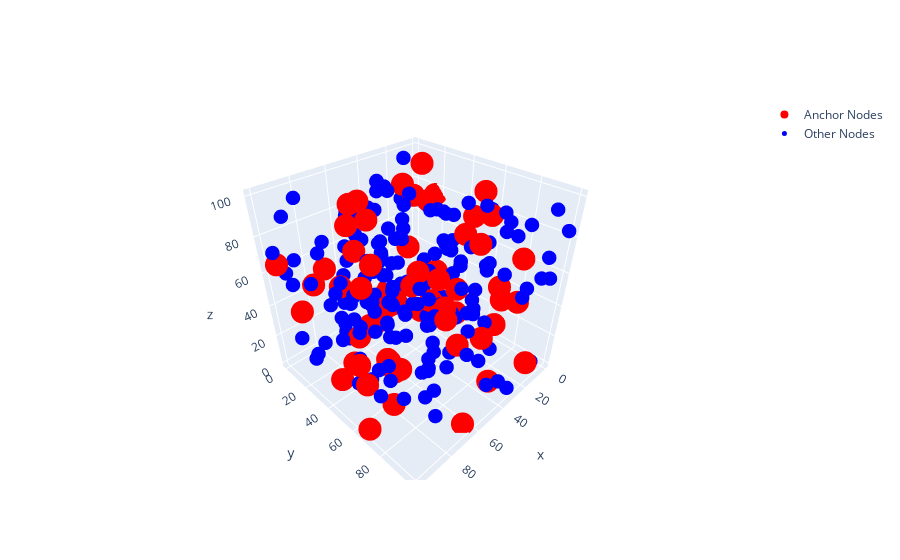

The cell this chart's notebook holds for it:
### Code cell
class Node3D:
    """
        
    """
    def __init__(self):
        self.id = None
        self.x_coord = None
        self.y_coord = None
        self.z_coord = None
        self.isAnchor = 0
        self.unreliability = math.inf
        self.x_estimated = None
        self.y_estimated = None
        self.z_estimated = None
        self.neighbours = []
        self.distances = []
        self.estimated = False

    def euclideanDistance(self, node):
        x1 = self.x_coord
        y1 = self.y_coord
        z1 = self.z_coord
        x2 = node.x_coord
        y2 = node.y_coord
        z2 = node.z_coord
        
        result = math.sqrt(math.pow(x2 - x1, 2) + math.pow(y2 - y1, 2) + math.pow(z2 - z1, 2))
        return result
    
    def minUnreliability(self, node):
        if self.unreliability <= node.unreliability:
            return -1
        else:
            return 0

    def getAnchorNeighbours(self):
        anchors = []
        for neighbour in self.neighbours:
            if neighbour.isAnchor > 0:
                anchors.append(neighbour)
        return anchors
    
    def getErrorOfEstimation(self):
        x_diff = math.pow(self.x_estimated - self.x_coord, 2)
        y_diff = math.pow(self.y_estimated - self.y_coord, 2)
        z_diff = math.pow(self.z_estimated - self.z_coord, 2)
        error = math.sqrt( x_diff + y_diff + z_diff)
        return error

    def estimateLocation(self, cycles, heuristic=1, r=10):
        if self.estimated == True:
            return False
        if heuristic == 1:
            #print("Heuristic 1")
            return self.estimateLocation1(cycles, r)
        elif heuristic == 2:
            #print("Heuristic 2")
            return self.estimateLocation2(cycles, r)
        else:
            pass
            
    def __str__(self):
        return "id = " + str(self.id) + "\n" + \
               "\tx = " + str(self.x_coord) + ", y = " + str(self.y_coord) + "\n" + \
               "\tisAnchor = " + str(self.isAnchor) + "\n" + \
               "\tunreliability = " + str(self.unreliability) + "\n" + \
               "\tx_estimated = " + str(self.x_estimated) + ", y = " + str(self.y_estimated) + "\n" + \
               "\tNeighbours: " + str([n.id for n in self.neighbours]) + "\n"

    
    def estimateLocation1(self, cycles, r):
        self.neighbours.sort(key=lambda neighbour: self.euclideanDistance(neighbour))
        anchors = self.getAnchorNeighbours()
        if len(anchors) < 4:
            return False
        else:
            neighbour1 = anchors[0]
            neighbour2 = anchors[1]
            neighbour3 = anchors[2]
            neighbour4 = anchors[3]

            rand = np.random.randint(0, 10)  # to simulate the incorrect distance measured
            noise = None
            if (rand < 5):
                noise = 1 - r / 100.0
            else:
                noise = 1 + r / 100.0

            r1 = self.euclideanDistance(neighbour1) * noise
            r2 = self.euclideanDistance(neighbour2) * noise
            r3 = self.euclideanDistance(neighbour3) * noise
            r4 = self.euclideanDistance(neighbour4) * noise

            pt_a = [neighbour1.x_coord, neighbour1.y_coord, neighbour1.z_coord, r1]
            pt_b = [neighbour2.x_coord, neighbour2.y_coord, neighbour2.z_coord, r2]
            pt_c = [neighbour3.x_coord, neighbour3.y_coord, neighbour3.z_coord, r3]
            pt_d = [neighbour4.x_coord, neighbour4.y_coord, neighbour4.z_coord, r4]
            
            distances = [pt_a, pt_b, pt_c, pt_d]
            
            result = trilaterate3D(distances)

            self.estimated = True
            
            self.x_estimated = result[0]
            self.y_estimated = result[1]
            self.z_estimated = result[2]
            
            self.isAnchor = cycles + 1
            self.unreliability = neighbour1.unreliability + neighbour2.unreliability + neighbour3.unreliability + 1
            
            return True
    
    def estimateLocation2(self, cycles, r):
        self.neighbours.sort(key=lambda neighbour: self.minUnreliability(neighbour))
        anchors = self.getAnchorNeighbours()
        if len(anchors) < 4:
            return False
        else:
            neighbour1 = anchors[0]
            neighbour2 = anchors[1]
            neighbour3 = anchors[2]
            neighbour4 = anchors[3]

            rand = np.random.randint(0, 10)  # to simulate the incorrect distance measured
            noise = None
            if (rand < 5):
                noise = 1 - r / 100.0
            else:
                noise = 1 + r / 100.0

            r1 = self.euclideanDistance(neighbour1) * noise
            r2 = self.euclideanDistance(neighbour2) * noise
            r3 = self.euclideanDistance(neighbour3) * noise
            r4 = self.euclideanDistance(neighbour4) * noise
            
            pt_a = [neighbour1.x_coord, neighbour1.y_coord, neighbour1.z_coord, r1]
            pt_b = [neighbour2.x_coord, neighbour2.y_coord, neighbour2.z_coord, r2]
            pt_c = [neighbour3.x_coord, neighbour3.y_coord, neighbour3.z_coord, r3]
            pt_d = [neighbour4.x_coord, neighbour4.y_coord, neighbour4.z_coord, r4]

            distances = [pt_a, pt_b, pt_c, pt_d]
            
            result = trilaterate3D(distances)

            self.estimated = True
            self.x_estimated = result[0]
            self.y_estimated = result[1]
            self.z_estimated = result[2]
            
            self.isAnchor = cycles + 1
            self.unreliability = neighbour1.unreliability + neighbour2.unreliability + neighbour3.unreliability + 1
            
            return True
    
    
def generateNodes(N, L, R, r, f):
    nodes = dict()
    coordinates = [(float(x) * L, float(y) * L, float(z) * L) for x, y, z in np.random.rand(N, 3)]
    # print(coordinates)
    anchorNodesNumber = int(f / 100 * N)
    for id in range(N):
        node = Node3D()
        node.id = id
        x = coordinates[id][0]
        y = coordinates[id][1]
        z = coordinates[id][2]
        
        node.x_coord = x
        node.y_coord = y
        node.z_coord = z
        
        if id < anchorNodesNumber:
            node.isAnchor = 1
            node.unreliability = 0
            node.x_estimated = node.x_coord
            node.y_estimated = node.y_coord
            node.z_estimated = node.z_coord
            
            node.estimated = True
            
        nodes[id] = node
    return nodes


def plot(nodes, N, L, f):
    anchorNodesNumber = int(f / 100 * N)
    x_anchorNodes = [nodes[i].x_coord for i in range(anchorNodesNumber)]
    y_anchorNodes = [nodes[i].y_coord for i in range(anchorNodesNumber)]
    z_anchorNodes = [nodes[i].z_coord for i in range(anchorNodesNumber)]

    x_other = [nodes[i].x_coord for i in range(anchorNodesNumber + 1, len(nodes))]
    y_other = [nodes[i].y_coord for i in range(anchorNodesNumber + 1, len(nodes))]
    z_other = [nodes[i].z_coord for i in range(anchorNodesNumber + 1, len(nodes))]
    
    anchorNodes = go.Scatter3d(
        x = x_anchorNodes,
        y = y_anchorNodes,
        z = z_anchorNodes,
        mode = "markers",
        marker = dict(
            color = "red", 
            size = 8
        ),
        name = "Anchor Nodes"
    )
    otherNodes = go.Scatter3d(
        x = x_other,
        y = y_other,
        z = z_other,
        mode = "markers",
        marker = dict(
            color = "blue", 
            size = 5
        ),
        name = "Other Nodes"
    )
    
    data = [anchorNodes, otherNodes]

    iplot(data)


def findNeighbours(nodes, R):
    for id in range(len(nodes.keys())):
        neighbours = []
        distances = []
        for id2 in range(len(nodes.keys())):
            if (id == id2):
                continue
            distance = nodes[id].euclideanDistance(nodes[id2])
            if (distance < R):
                neighbours.append(nodes[id2])
                distances.append(distance)
        nodes[id].neighbours = neighbours
        nodes[id].distances = distances
    return nodes



"""
    generateNodes(N, L, R, r, f)
"""
nodes = generateNodes(250, 100, 0, 0, 25)
plot(nodes, 250, 100, 25)


"""
    findNeighbours(nodes, R)
"""
nodes = findNeighbours(nodes, 60)

### Figure 1 — Plotly figure (JSON) as saved in the notebook; plotly's stock layout.template omitted (floating-point values rounded to 4 significant figures; data arrays with more than 128 entries replaced by an {"elided": "..."} marker saying what was removed)
{"data": [{"marker": {"color": "red", "size": 8}, "mode": "markers", "name": "Anchor Nodes", "type": "scatter3d", "x": [54.11, 31.59, 31.8, 90.9, 76.73, 12.37, 75.53, 18.64, 13.94, 12.14, 15.54, 83.23, 26.39, 97.44, 97.51, 93.39, 94.38, 41.44, 32.1, 93.79, 64.05, 10.8, 70.21, 10.83, 10.88, 60.19, 75.84, 22.09, 43.04, 64.21, 81.93, 31.58, 37.28, 51.34, 0.6864, 45.81, 15.31, 74.51, 85.24, 55.82, 80.96, 37.39, 1.944, 88.83, 12.51, 11.4, 37.57, 23.11, 97.58, 6.956, 79.97, 22.93, 71.5, 43.27, 65.97, 64.29, 99.18, 26.34, 85.8, 72.0, 78.85, 67.43], "y": [68.43, 0.3994, 53.8, 37.11, 48.58, 49.34, 91.89, 64.25, 97.02, 5.168, 32.16, 42.3, 3.796, 19.69, 2.687, 56.82, 64.02, 8.907, 96.75, 70.26, 89.34, 15.3, 55.04, 20.33, 63.83, 26.51, 35.19, 11.78, 95.29, 25.99, 36.68, 96.69, 83.17, 12.22, 16.27, 83.72, 13.26, 75.54, 68.56, 80.57, 41.57, 90.14, 46.32, 53.95, 46.18, 72.95, 20.98, 35.38, 67.25, 70.58, 28.45, 27.03, 60.59, 17.68, 44.38, 96.15, 68.3, 4.469, 70.96, 3.453, 1.8, 64.74], "z": [66.89, 13.48, 30.94, 7.142, 42.53, 66.74, 69.35, 97.15, 7.509, 41.11, 37.42, 95.04, 3.478, 45.56, 64.86, 32.79, 79.94, 11.29, 80.48, 93.04, 47.22, 95.96, 10.73, 76.13, 82.12, 83.85, 99.87, 86.46, 63.8, 94.68, 12.57, 57.29, 30.73, 5.794, 75.4, 87.92, 78.49, 83.57, 37.66, 68.53, 32.89, 5.629, 72.48, 90.05, 12.64, 18.56, 20.56, 21.56, 31.01, 40.71, 56.06, 9.635, 17.38, 17.37, 9.531, 0.5557, 2.977, 11.42, 11.6, 51.33, 43.59, 68.2]}, {"marker": {"color": "blue", "size": 5}, "mode": "markers", "name": "Other Nodes", "type": "scatter3d", "x": {"elided": "187 float values"}, "y": {"elided": "187 float values"}, "z": {"elided": "187 float values"}}], "layout": {}}
